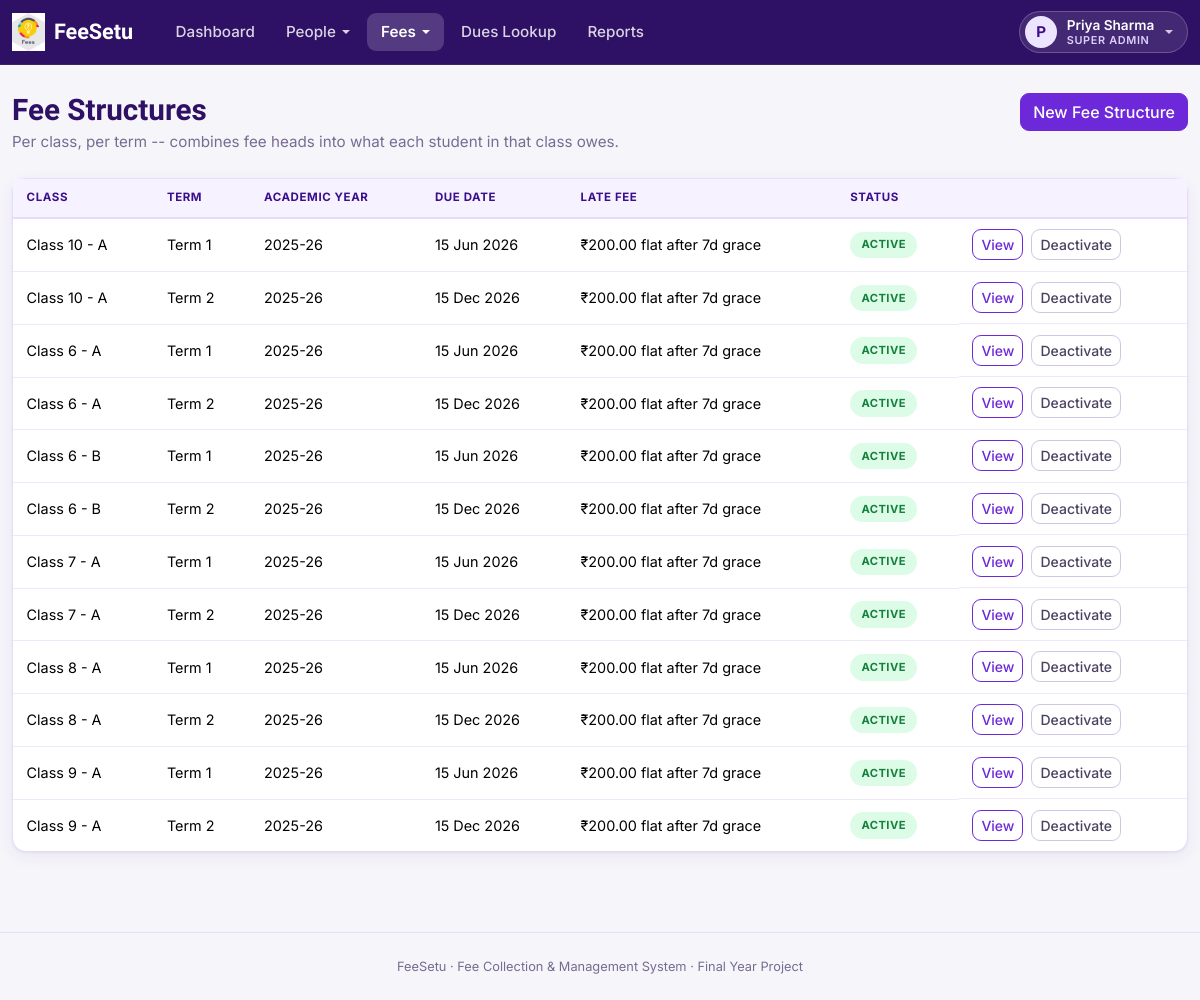
The app's page /index.php?route=fee-structures (signed in) with its own data.
### tables this page shows
CREATE TABLE fee_structures (
    id                INT AUTO_INCREMENT PRIMARY KEY,
    class_id          INT NOT NULL,
    term              VARCHAR(30) NOT NULL,
    academic_year     VARCHAR(9) NOT NULL,
    due_date          DATE NOT NULL,
    late_fee_type     ENUM('flat','percent') NOT NULL DEFAULT 'flat',
    late_fee_value    DECIMAL(10,2) NOT NULL DEFAULT 0.00,
    grace_days        INT NOT NULL DEFAULT 0,
    created_by        INT NULL,
    status            ENUM('active','inactive') NOT NULL DEFAULT 'active',
    created_at        TIMESTAMP NOT NULL DEFAULT CURRENT_TIMESTAMP,
    UNIQUE KEY uq_structure (class_id, term, academic_year),
    FOREIGN KEY (class_id) REFERENCES classes(id) ON DELETE CASCADE,
    FOREIGN KEY (created_by) REFERENCES users(id) ON DELETE SET NULL
);

CREATE TABLE classes (
    id             INT AUTO_INCREMENT PRIMARY KEY,
    name           VARCHAR(50) NOT NULL,
    section        VARCHAR(10) NOT NULL,
    academic_year  VARCHAR(9) NOT NULL,
    created_at     TIMESTAMP NOT NULL DEFAULT CURRENT_TIMESTAMP,
    UNIQUE KEY uq_class (name, section, academic_year)
);

### app/controllers/FeeController.php (called while the page is built, shortened)
<?php
require_once __DIR__ . '/../models/FeeStructure.php';
class FeeController
{
    public function structures(): void
    {
        $structures = FeeStructure::all();
        require __DIR__ . '/../views/fees/structures.php';
    }
}

### public/index.php (called while the page is built, shortened)
<?php
require_once __DIR__ . '/../core/helpers.php';
require_once __DIR__ . '/../core/Database.php';
require_once __DIR__ . '/../app/controllers/FeeController.php';
$router = new Router();
$router->get('login', fn() => (new AuthController())->showLogin());
$router->post('login', fn() => (new AuthController())->login());
$router->post('logout', fn() => (new AuthController())->logout());
$router->get('account/password', fn() => (new AccountController())->passwordForm());
$router->post('account/password', fn() => (new AccountController())->passwordUpdate());
$router->get('admin/dashboard', fn() => (new AdminController())->dashboard());
$router->get('admin/classes', fn() => (new AdminController())->classes());
$router->post('admin/classes/store', fn() => (new AdminController())->classStore());
$router->post('admin/classes/update', fn() => (new AdminController())->classUpdate());
$router->post('admin/classes/delete', fn() => (new AdminController())->classDelete());
$router->get('admin/students', fn() => (new AdminController())->students());
$router->post('admin/students/store', fn() => (new AdminController())->studentStore());
$router->get('admin/students/import', fn() => (new AdminController())->studentImportForm());
$router->post('admin/students/import', fn() => (new AdminController())->studentImport());
$router->get('admin/students/import/result', fn() => (new AdminController())->studentImportResult());
$router->get('admin/students/view', fn() => (new AdminController())->studentView());
$router->post('admin/students/status', fn() => (new AdminController())->studentStatus());
$router->get('admin/accountants', fn() => (new AdminController())->accountants());
$router->post('admin/accountants/store', fn() => (new AdminController())->accountantStore());
$router->post('admin/accountants/status', fn() => (new AdminController())->accountantStatus());
$router->get('accountant/dashboard', fn() => (new AccountantController())->dashboard());
$router->get('fee-heads', fn() => (new FeeController())->heads());
$router->post('fee-heads/store', fn() => (new FeeController())->headStore());
$router->post('fee-heads/update', fn() => (new FeeController())->headUpdate());
$router->post('fee-heads/delete', fn() => (new FeeController())->headDelete());
$router->get('fee-structures', fn() => (new FeeController())->structures());
$router->get('fee-structures/create', fn() => (new FeeController())->structureCreateForm());
$router->post('fee-structures/store', fn() => (new FeeController())->structureStore());
$router->get('fee-structures/view', fn() => (new FeeController())->structureView());
$router->post('fee-structures/status', fn() => (new FeeController())->structureStatus());
$router->get('dues', fn() => (new DuesController())->search());
$router->get('dues/view', fn() => (new DuesController())->view());
$router->post('dues/concession', fn() => (new DuesController())->concessionStore());
$router->get('payments/collect', fn() => (new PaymentController())->collectForm());
$router->post('payments/store', fn() => (new PaymentController())->store());
$router->get('payments/receipt', fn() => (new PaymentController())->receipt());
$router->get('payments/receipt/download', fn() => (new PaymentController())->receiptDownload());
$router->get('reports', fn() => (new ReportController())->index());
$router->get('student/dashboard', fn() => (new StudentController())->dashboard());
$router->get('student/dues', fn() => (new StudentController())->dues());
$router->get('student/history', fn() => (new StudentController())->history());
$route = $_GET['route'] ?? '';
$router->dispatch($_SERVER['REQUEST_METHOD'], $route);

### core/Router.php (called while the page is built, shortened)
<?php
class Router
{
    private array $routes = ['GET' => [], 'POST' => []];
    public function get(string $route, callable $handler): void
    {
        $this->routes['GET'][$route] = $handler;
    }
    public function post(string $route, callable $handler): void
    {
        $this->routes['POST'][$route] = $handler;
    }
    public function dispatch(string $method, string $route): void
    {
        $handler = $this->routes[$method][$route] ?? null;
        try {
            $handler();
        } catch (Throwable $e) {
            error_log($e->getMessage());
            http_response_code(500);
            require __DIR__ . '/../app/views/errors/500.php';
        }
    }
}

### core/Database.php (called while the page is built)
<?php
class Database
{
    private static ?PDO $instance = null;
    public static function connect(): PDO
    {
        if (self::$instance === null) {
            $config = require __DIR__ . '/../config/database.php';
            $dsn = sprintf(
                'mysql:host=%s;port=%d;dbname=%s;charset=%s',
                $config['host'],
                $config['port'],
                $config['database'],
                $config['charset']
            );
            self::$instance = new PDO($dsn, $config['username'], $config['password'], [
                PDO::ATTR_ERRMODE            => PDO::ERRMODE_EXCEPTION,
                PDO::ATTR_DEFAULT_FETCH_MODE => PDO::FETCH_ASSOC,
                PDO::ATTR_EMULATE_PREPARES   => false,
            ]);
        }
        return self::$instance;
    }
}

### app/models/FeeStructure.php (called while the page is built, shortened)
<?php
class FeeStructure
{
    private static function baseSelect(): string
    {
        return 'SELECT fs.*, c.name AS class_name, c.section AS class_section
                 FROM fee_structures fs
                 JOIN classes c ON c.id = fs.class_id';
    }
    public static function all(): array
    {
        $stmt = Database::connect()->query(
            self::baseSelect() . ' ORDER BY fs.academic_year DESC, c.name, c.section, fs.term'
        );
        return $stmt->fetchAll();
    }
}

### core/helpers.php (called while the page is built, shortened)
<?php
function e(?string $value): string
{
    return htmlspecialchars($value ?? '', ENT_QUOTES, 'UTF-8');
}
function inr(float|int|string $amount): string
{
    $amount = (float)$amount;
    $negative = $amount < 0;
    $amount = abs($amount);
    $parts = explode('.', number_format($amount, 2, '.', ''));
    $intPart = $parts[0];
    $decPart = $parts[1];
    if (strlen($intPart) > 3) {
        $lastThree = substr($intPart, -3);
        $rest = substr($intPart, 0, -3);
        $rest = preg_replace('/\B(?=(\d{2})+(?!\d))/', ',', $rest);
        $grouped = $rest . ',' . $lastThree;
    } else {
        $grouped = $intPart;
    }
    return ($negative ? '-' : '') . '₹' . $grouped . '.' . $decPart;
}
function format_date(?string $date): string
{
    $ts = strtotime($date);
    return $ts === false ? '-' : date('d M Y', $ts);
}

### app/views/fees/structures.php (the view, shortened to what this page needs)
<?php require __DIR__ . '/../partials/header.php'; ?>
<?php require __DIR__ . '/../partials/navbar.php'; ?>
<div class="d-flex justify-content-between align-items-start flex-wrap gap-2">
    <div>
        <h1 class="fs-page-title">Fee Structures</h1>
        <p class="fs-page-sub">Per class, per term -- combines fee heads into what each student in that class owes.</p>
    </div>
    <a href="/index.php?route=fee-structures/create" class="btn btn-primary">New Fee Structure</a>
</div>
<div class="card">
    <div class="table-responsive">
        <table class="table table-hover mb-0">
            <thead><tr><th>Class</th><th>Term</th><th>Academic Year</th><th>Due Date</th><th>Late Fee</th><th>Status</th><th></th></tr></thead>
            <tbody>
            <?php foreach ($structures as $s): ?>
                <tr>
                    <td><?= e($s['class_name']) ?> - <?= e($s['class_section']) ?></td>
                    <td><?= e($s['term']) ?></td>
                    <td><?= e($s['academic_year']) ?></td>
                    <td><?= format_date($s['due_date']) ?></td>
                    <td><?= $s['late_fee_type'] === 'flat' ? inr($s['late_fee_value']) . ' flat' : (float)$s['late_fee_value'] . '%' ?> after <?= (int)$s['grace_days'] ?>d grace</td>
                    <td><span class="badge-status badge-<?= $s['status'] === 'active' ? 'active' : 'inactive' ?>"><?= e($s['status']) ?></span></td>
                    <td class="d-flex gap-2">
                        <a href="/index.php?route=fee-structures/view&id=<?= (int)$s['id'] ?>" class="btn btn-sm btn-outline-primary">View</a>
                        <form method="POST" action="/index.php?route=fee-structures/status" class="d-inline">
                            <button type="submit" class="btn btn-sm btn-outline-secondary"><?= $s['status'] === 'active' ? 'Deactivate' : 'Activate' ?></button>
                        </form>
                    </td>
                </tr>
            <?php endforeach; ?>
            </tbody>
        </table>
    </div>
</div>
<?php require __DIR__ . '/../partials/footer.php'; ?>

### public/assets/css/style.css (style rules this page uses)
:root { --fs-purple-950: #1E0A45; --fs-purple-900: #2E1065; --fs-purple-800: #3B0F8C; --fs-purple-700: #5B21B6; --fs-purple-600: #6D28D9; --fs-purple-500: #7C3AED; --fs-purple-400: #A78BFA; --fs-purple-200: #DDD0FB; --fs-purple-100: #EDE4FF; --fs-purple-50: #F7F2FF; --fs-yellow-500: #F5B301; --fs-yellow-400: #FBBF24; --fs-yellow-100: #FEF3C7; --fs-green-700: #15803D; --fs-green-600: #16A34A; --fs-green-100: #DCFCE7; --fs-red-700: #B91C1C; --fs-red-600: #DC2626; --fs-red-100: #FEE2E2; --fs-amber-700: #B45309; --fs-ink: #241A3D; --fs-body: #4B4160; --fs-muted: #776C92; --fs-border: #E6DDFB; --fs-bg: #F6F5FA; --fs-surface: #FFFFFF; --fs-radius: 14px; --fs-radius-sm: 9px; --fs-shadow: 0 1px 2px rgba(46, 16, 101, 0.05), 0 4px 16px rgba(76, 29, 149, 0.07); --fs-shadow-lg: 0 12px 32px rgba(46, 16, 101, 0.18); --bs-primary: #6D28D9; --bs-primary-rgb: 109, 40, 217; --bs-link-color: #6D28D9; --bs-link-color-rgb: 109, 40, 217; --bs-link-hover-color: #3B0F8C; --bs-link-hover-color-rgb: 59, 15, 140; --bs-body-color: #4B4160; --bs-border-color: #E6DDFB; --bs-focus-ring-color: rgba(124, 58, 237, 0.2); }
* { box-sizing: border-box; }
body { background: var(--fs-bg); color: var(--fs-body); font-family: 'Inter', -apple-system, BlinkMacSystemFont, 'Segoe UI', sans-serif; font-size: 0.95rem; -webkit-font-smoothing: antialiased; }
h1, h2, h3, h4, h5, .brand-font { font-family: 'Baloo 2', 'Inter', sans-serif; color: var(--fs-purple-900); font-weight: 600; }
a { color: var(--fs-purple-600); text-decoration: none; }
.fs-page-title { margin-bottom: 0.15rem; font-size: 1.85rem; }
.fs-page-sub { color: var(--fs-muted); margin-bottom: 1.5rem; }
.card, .fs-card { background: var(--fs-surface); border: 1px solid var(--fs-border); border-radius: var(--fs-radius); box-shadow: var(--fs-shadow); }
.btn { border-radius: var(--fs-radius-sm); font-weight: 500; }
.btn-primary { --bs-btn-bg: var(--fs-purple-600); --bs-btn-border-color: var(--fs-purple-600); --bs-btn-hover-bg: var(--fs-purple-700); --bs-btn-hover-border-color: var(--fs-purple-700); --bs-btn-active-bg: var(--fs-purple-800); --bs-btn-active-border-color: var(--fs-purple-800); --bs-btn-disabled-bg: var(--fs-purple-400); --bs-btn-disabled-border-color: var(--fs-purple-400); --bs-btn-focus-shadow-rgb: 124, 58, 237; }
.btn-outline-primary { --bs-btn-color: var(--fs-purple-600); --bs-btn-border-color: var(--fs-purple-600); --bs-btn-hover-bg: var(--fs-purple-600); --bs-btn-hover-border-color: var(--fs-purple-600); --bs-btn-active-bg: var(--fs-purple-700); --bs-btn-active-border-color: var(--fs-purple-700); --bs-btn-focus-shadow-rgb: 124, 58, 237; }
.btn-outline-secondary { --bs-btn-color: var(--fs-body); --bs-btn-border-color: #CFC6E6; --bs-btn-hover-bg: var(--fs-purple-50); --bs-btn-hover-color: var(--fs-purple-800); --bs-btn-hover-border-color: var(--fs-purple-400); --bs-btn-active-bg: var(--fs-purple-100); --bs-btn-active-color: var(--fs-purple-800); --bs-btn-active-border-color: var(--fs-purple-400); }
.table { --bs-table-bg: transparent; --bs-table-hover-bg: var(--fs-purple-50); --bs-table-border-color: #EFE9FB; font-size: 0.9rem; color: var(--fs-body); }
.table > :not(caption) > * > * { padding: 0.65rem 0.85rem; }
.table thead th { background: var(--fs-purple-50); color: var(--fs-purple-800); font-size: 0.72rem; text-transform: uppercase; letter-spacing: 0.05em; font-weight: 700; border-bottom: 2px solid var(--fs-border); }
.table td, .table th { vertical-align: middle; }
.table-responsive .table th, .table-responsive .table td { white-space: nowrap; }
.table-responsive { border-radius: 0 0 var(--fs-radius) var(--fs-radius); }
.table-responsive > .table > tbody > tr:last-child > * { border-bottom: 0; }
.badge-status { display: inline-block; border-radius: 999px; padding: 0.3rem 0.7rem; font-size: 0.7rem; font-weight: 700; text-transform: uppercase; letter-spacing: 0.04em; white-space: nowrap; }
.badge-active { background: var(--fs-green-100); color: var(--fs-green-700); }

### records on screen
fee_structures: class.name "Class 10", class.section "A", term "Term 1", academic_year "2025-26", due_date "15 Jun 2026", late_fee_value "₹200.00", grace_days "7", status "ACTIVE", shows "Deactivate"
fee_structures: class.name "Class 10", class.section "A", term "Term 2", academic_year "2025-26", due_date "15 Dec 2026", late_fee_value "₹200.00", grace_days "7", status "ACTIVE", shows "Deactivate"
fee_structures: class.name "Class 6", class.section "A", term "Term 1", academic_year "2025-26", due_date "15 Jun 2026", late_fee_value "₹200.00", grace_days "7", status "ACTIVE", shows "Deactivate"
fee_structures: class.name "Class 6", class.section "A", term "Term 2", academic_year "2025-26", due_date "15 Dec 2026", late_fee_value "₹200.00", grace_days "7", status "ACTIVE", shows "Deactivate"
fee_structures: class.name "Class 6", class.section "B", term "Term 1", academic_year "2025-26", due_date "15 Jun 2026", late_fee_value "₹200.00", grace_days "7", status "ACTIVE", shows "Deactivate"
fee_structures: class.name "Class 6", class.section "B", term "Term 2", academic_year "2025-26", due_date "15 Dec 2026", late_fee_value "₹200.00", grace_days "7", status "ACTIVE", shows "Deactivate"
fee_structures: class.name "Class 7", class.section "A", term "Term 1", academic_year "2025-26", due_date "15 Jun 2026", late_fee_value "₹200.00", grace_days "7", status "ACTIVE", shows "Deactivate"
fee_structures: class.name "Class 7", class.section "A", term "Term 2", academic_year "2025-26", due_date "15 Dec 2026", late_fee_value "₹200.00", grace_days "7", status "ACTIVE", shows "Deactivate"
fee_structures: class.name "Class 8", class.section "A", term "Term 1", academic_year "2025-26", due_date "15 Jun 2026", late_fee_value "₹200.00", grace_days "7", status "ACTIVE", shows "Deactivate"
fee_structures: class.name "Class 8", class.section "A", term "Term 2", academic_year "2025-26", due_date "15 Dec 2026", late_fee_value "₹200.00", grace_days "7", status "ACTIVE", shows "Deactivate"
fee_structures: class.name "Class 9", class.section "A", term "Term 1", academic_year "2025-26", due_date "15 Jun 2026", late_fee_value "₹200.00", grace_days "7", status "ACTIVE", shows "Deactivate"
fee_structures: class.name "Class 9", class.section "A", term "Term 2", academic_year "2025-26", due_date "15 Dec 2026", late_fee_value "₹200.00", grace_days "7", status "ACTIVE", shows "Deactivate"

### other values on screen
$item "Dashboard"
$item['label'] "People"
$item['label'] "Fees"
$item "Dues Lookup"
$item "Reports"
$initial "P"
$userName "Priya Sharma"
$roleLabel "SUPER ADMIN"
